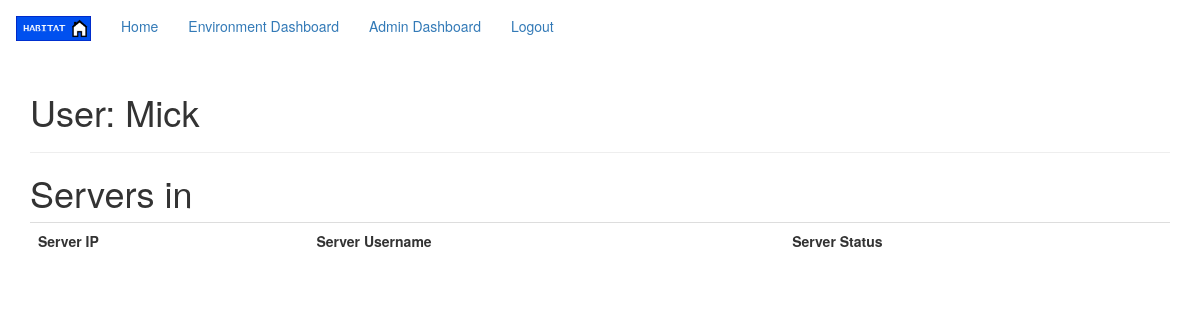
The app's page /servers/21 (signed in), older data.
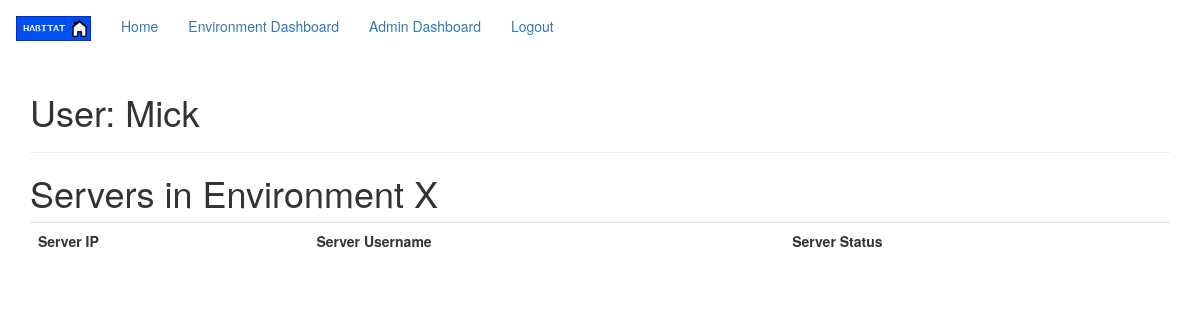
The same page, newer data.
### app/models/Environment.py (models this page shows, shortened)
class Environment(db.Model):
    id = db.Column(db.Integer, primary_key=True)
    name = db.Column(db.String(120), index=True, unique=True)
    env_status = db.Column(db.Integer, index=True, default=1)
    status_timestamp = db.Column(db.DateTime, index=True, default=datetime.utcnow)
    approval_status = db.Column(db.Integer, index=True, default=1)
    approval_timestamp = (db.Column(db.DateTime, index=True, default=datetime.utcnow))
    timing = (db.Column(db.Integer, default=30))
    user_id_fk = db.Column(db.Integer, db.ForeignKey('user.id'))
    servers = db.relationship('Server', backref='server_in_env', lazy='dynamic')

### app/routes.py (the view)
@app.route('/servers/<env_id_fk>')
@login_required
def servers(env_id_fk):
    environment = Environment.query.filter_by(id=env_id_fk).first()
    user = current_user
    servers = Server.query.filter_by(env_id_fk=env_id_fk).all()
    return render_template('servers.html', servers=servers, user=user, environment=environment)

### app/models/User.py (called while the page is built)
    @login.user_loader
    def load_user(id):
        return User.query.get(int(id))

### app/templates/servers.html (shortened to what this page needs)
{% extends "navigation.html" %}
{% block app_content %}
<h1>User: {{ user.username }}</h1>
<hr>
<h1>Servers in {{ environment.name }}</h1>
<table style="width:100%" class="table">
    <tr>
        <th>Server IP</th>
        <th>Server Username</th>
        <th>Server Status</th>
    </tr>
</table>
{% endblock %}

Row changes from the older to the newer data that the page shows:
added Environment: name "Environment X"
